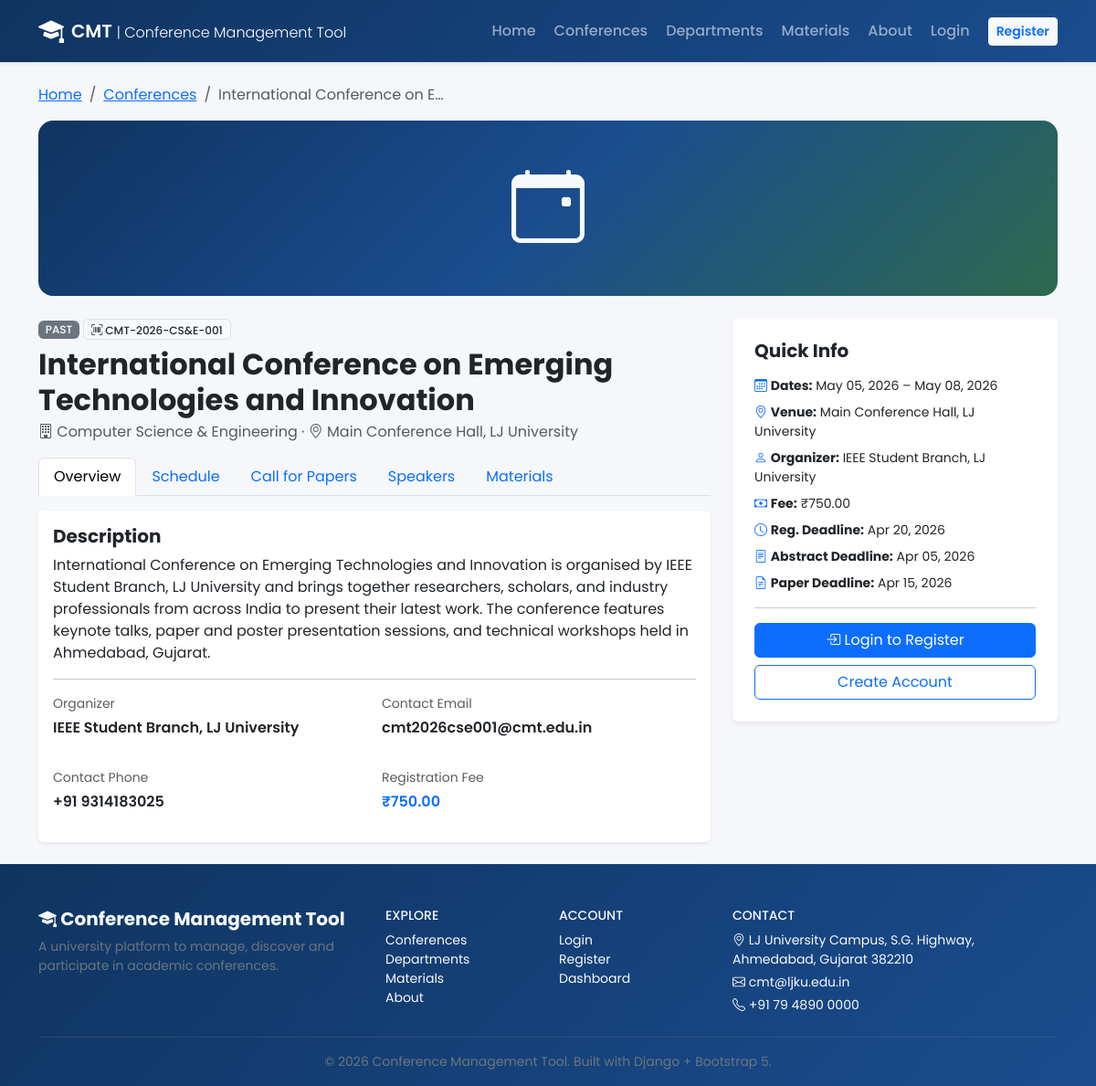
/conferences/1/, run on the app's committed database.
### conferences/models.py (models this page shows, shortened)
class Conference(models.Model):
    class Status(models.TextChoices):
        PAST = 'PAST', 'Past'
        CURRENT = 'CURRENT', 'Current'
        UPCOMING = 'UPCOMING', 'Upcoming'
    title = models.CharField(max_length=300)
    code = models.CharField(max_length=30, unique=True, blank=True, help_text='Auto-generated conference code, e.g. CMT-2026-CSE-001')
    description = models.TextField()
    department = models.ForeignKey(
        Department,
        on_delete=models.SET_NULL,
        null=True,
        blank=True,
        related_name='conferences',
    )
    start_date = models.DateField()
    end_date = models.DateField()
    venue = models.CharField(max_length=300)
    organizer = models.CharField(max_length=200, blank=True)
    contact_email = models.EmailField(blank=True)
    contact_phone = models.CharField(max_length=20, blank=True)
    registration_deadline = models.DateField(null=True, blank=True)
    abstract_deadline = models.DateField(null=True, blank=True)
    paper_deadline = models.DateField(null=True, blank=True)
    registration_fee = models.DecimalField(max_digits=10, decimal_places=2, default=0)
    banner = models.ImageField(upload_to='banners/', blank=True, null=True)
    is_published = models.BooleanField(default=True)
    created_at = models.DateTimeField(auto_now_add=True)
    updated_at = models.DateTimeField(auto_now=True)
    class Meta:
        ordering = ['-start_date']
    @property
    def status(self):
        today = date.today()
        if today < self.start_date:
            return self.Status.UPCOMING
        if today > self.end_date:
            return self.Status.PAST
        return self.Status.CURRENT
    @property
    def status_badge_class(self):
        s = self.status
        if s == self.Status.UPCOMING:
            return 'bg-primary'
        if s == self.Status.CURRENT:
            return 'bg-success'
        return 'bg-secondary'

class Department(models.Model):
    name = models.CharField(max_length=200, unique=True)
    description = models.TextField(blank=True)
    coordinator = models.ForeignKey(
        User,
        on_delete=models.SET_NULL,
        null=True,
        blank=True,
        related_name='coordinated_departments',
    )
    created_at = models.DateTimeField(auto_now_add=True)
    class Meta:
        ordering = ['name']
    def __str__(self):
        return self.name

### conferences/views.py (the view)
# urls.py: path('<int:pk>/', views.conference_detail, name='conference_detail'),
def conference_detail(request, pk):
    conference = get_object_or_404(Conference, pk=pk)
    is_registered = False
    if request.user.is_authenticated:
        from registrations.models import Registration
        is_registered = Registration.objects.filter(user=request.user, conference=conference).exists()
    return render(request, 'conferences/conference_detail.html', {
        'conference': conference,
        'materials': conference.materials.all(),
        'is_registered': is_registered,
        'can_manage': _can_manage(request),
    })

### accounts/context_processors.py (called while the page is built)
def profile_context(request):
    profile = None
    if request.user.is_authenticated:
        try:
            profile = request.user.profile
        except Profile.DoesNotExist:
            profile = None
    return {'user_profile': profile}

### conferences/views.py (called while the page is built)
def _can_manage(request):
    return request.user.is_authenticated and (
        request.user.is_superuser or request.user.profile.role in (Profile.Role.ADMIN, Profile.Role.COORDINATOR)
    )

### templates/conferences/conference_detail.html (shortened to what this page needs)
{% extends 'base.html' %}
{% block content %}
<div class="container py-4">
    <nav aria-label="breadcrumb" class="mb-3">
        <ol class="breadcrumb">
            <li class="breadcrumb-item"><a href="{% url 'home' %}">Home</a></li>
            <li class="breadcrumb-item"><a href="{% url 'conference_list' %}">Conferences</a></li>
            <li class="breadcrumb-item active">{{ conference.title|truncatechars:30 }}</li>
        </ol>
    </nav>
    {% if conference.banner %}
    <div class="rounded-4 overflow-hidden mb-4 shadow-sm">
        <img src="{{ conference.banner.url }}" class="w-100" style="max-height:300px;object-fit:cover;" alt="{{ conference.title }}">
    </div>
    {% else %}
    <div class="cmt-hero text-light rounded-4 mb-4 p-5 text-center">
        <i class="bi bi-calendar-event display-1"></i>
    </div>
    {% endif %}
    <div class="row g-4">
        <div class="col-lg-8">
            <div class="d-flex justify-content-between align-items-start mb-3">
                <div>
                    <span class="badge {{ conference.status_badge_class }} mb-2">{{ conference.status }}</span>
                    <span class="badge bg-light text-dark border mb-2"><i class="bi bi-upc-scan"></i> {{ conference.code }}</span>
                    <h2 class="fw-bold mb-1">{{ conference.title }}</h2>
                    <p class="text-muted mb-0"><i class="bi bi-building"></i> {{ conference.department|default:"General" }} &middot; <i class="bi bi-geo-alt"></i> {{ conference.venue }}</p>
                </div>
            </div>
            <ul class="nav nav-tabs mb-3" role="tablist">
                <li class="nav-item"><button class="nav-link active" data-bs-toggle="tab" data-bs-target="#overview">Overview</button></li>
                <li class="nav-item"><button class="nav-link" data-bs-toggle="tab" data-bs-target="#schedule">Schedule</button></li>
                <li class="nav-item"><button class="nav-link" data-bs-toggle="tab" data-bs-target="#cfp">Call for Papers</button></li>
                <li class="nav-item"><button class="nav-link" data-bs-toggle="tab" data-bs-target="#speakers">Speakers</button></li>
                <li class="nav-item"><button class="nav-link" data-bs-toggle="tab" data-bs-target="#materials">Materials</button></li>
            </ul>
            <div class="tab-content">
                <div class="tab-pane fade show active" id="overview">
                    <div class="card border-0 shadow-sm"><div class="card-body">
                        <h5 class="fw-bold">Description</h5>
                        <p>{{ conference.description|linebreaksbr }}</p>
                        <hr>
                        <div class="row g-3">
                            <div class="col-md-6"><p class="mb-1 small text-muted">Organizer</p><p class="fw-semibold">{{ conference.organizer|default:"—" }}</p></div>
                            <div class="col-md-6"><p class="mb-1 small text-muted">Contact Email</p><p class="fw-semibold">{{ conference.contact_email|default:"—" }}</p></div>
                            <div class="col-md-6"><p class="mb-1 small text-muted">Contact Phone</p><p class="fw-semibold">{{ conference.contact_phone|default:"—" }}</p></div>
                            <div class="col-md-6"><p class="mb-1 small text-muted">Registration Fee</p><p class="fw-semibold text-primary">₹{{ conference.registration_fee }}</p></div>
                        </div>
                    </div></div>
                </div>
            </div>
        </div>
        <div class="col-lg-4">
            <div class="card border-0 shadow-sm sticky-top" style="top:80px;">
                <div class="card-body p-4">
                    <h5 class="fw-bold mb-3">Quick Info</h5>
                    <ul class="list-unstyled small">
                        <li class="mb-2"><i class="bi bi-calendar3 text-primary"></i> <strong>Dates:</strong> {{ conference.start_date|date:"M d, Y" }} – {{ conference.end_date|date:"M d, Y" }}</li>
                        <li class="mb-2"><i class="bi bi-geo-alt text-primary"></i> <strong>Venue:</strong> {{ conference.venue }}</li>
                        <li class="mb-2"><i class="bi bi-person text-primary"></i> <strong>Organizer:</strong> {{ conference.organizer|default:"—" }}</li>
                        <li class="mb-2"><i class="bi bi-cash text-primary"></i> <strong>Fee:</strong> ₹{{ conference.registration_fee }}</li>
                        <li class="mb-2"><i class="bi bi-clock text-primary"></i> <strong>Reg. Deadline:</strong> {{ conference.registration_deadline|date:"M d, Y"|default:"—" }}</li>
                        <li class="mb-2"><i class="bi bi-file-text text-primary"></i> <strong>Abstract Deadline:</strong> {{ conference.abstract_deadline|date:"M d, Y"|default:"—" }}</li>
                        <li class="mb-2"><i class="bi bi-file-earmark-text text-primary"></i> <strong>Paper Deadline:</strong> {{ conference.paper_deadline|date:"M d, Y"|default:"—" }}</li>
                    </ul>
                    <hr>
                    {% if user.is_authenticated %}
                        {% if is_registered %}
                        <a href="{% url 'submission_create' %}" class="btn btn-success w-100 mb-2"><i class="bi bi-file-earmark-arrow-up"></i> Submit Abstract</a>
                        <span class="d-block text-center small text-success"><i class="bi bi-check-circle"></i> You are registered</span>
                        {% else %}
                        <a href="{% url 'registration_create' %}?conference={{ conference.pk }}" class="btn btn-primary w-100 mb-2"><i class="bi bi-person-plus"></i> Register Now</a>
                        <a href="{% url 'submission_create' %}" class="btn btn-outline-primary w-100"><i class="bi bi-file-earmark-text"></i> Submit Abstract</a>
                        {% endif %}
                    {% else %}
                    <a href="{% url 'login' %}" class="btn btn-primary w-100 mb-2"><i class="bi bi-box-arrow-in-right"></i> Login to Register</a>
                    <a href="{% url 'register' %}" class="btn btn-outline-primary w-100">Create Account</a>
                    {% endif %}
                </div>
            </div>
        </div>
    </div>
</div>
{% endblock %}

### static/css/style.css (style rules this page uses)
:root { --cmt-primary: #1a4d8f; --cmt-primary-dark: #0f3460; --cmt-accent: #2d6a4f; --cmt-light: #f8f9fa; }
body { font-family: 'Poppins', sans-serif; background-color: #f5f7fa; }
.cmt-hero { background: linear-gradient(135deg, #0f3460 0%, #1a4d8f 50%, #2d6a4f 100%); }
.badge { font-weight: 500; }

### data on the page
Conference: title "International Conference on E…", status "PAST", code "CMT-2026-CS&E-001", title "International Conference on Emerging Technologies and Innovation", department "Computer Science & Engineering", venue "Main Conference Hall, LJ University", description "International Conference on Emerging Technologies and Innovation is organised by IEEE Student Branch, LJ University and brings together researchers, scholars, and industry professionals from across India to present their latest work. The conference features keynote talks, paper and poster presentation sessions, and technical workshops held in Ahmedabad, Gujarat.", organizer "IEEE Student Branch, LJ University", contact_email "cmt2026cse001@cmt.edu.in", contact_phone "+91 9314183025", registration_fee "750.00", start_date "May 05, 2026", end_date "May 08, 2026", registration_deadline "Apr 20, 2026", abstract_deadline "Apr 05, 2026", paper_deadline "Apr 15, 2026"
